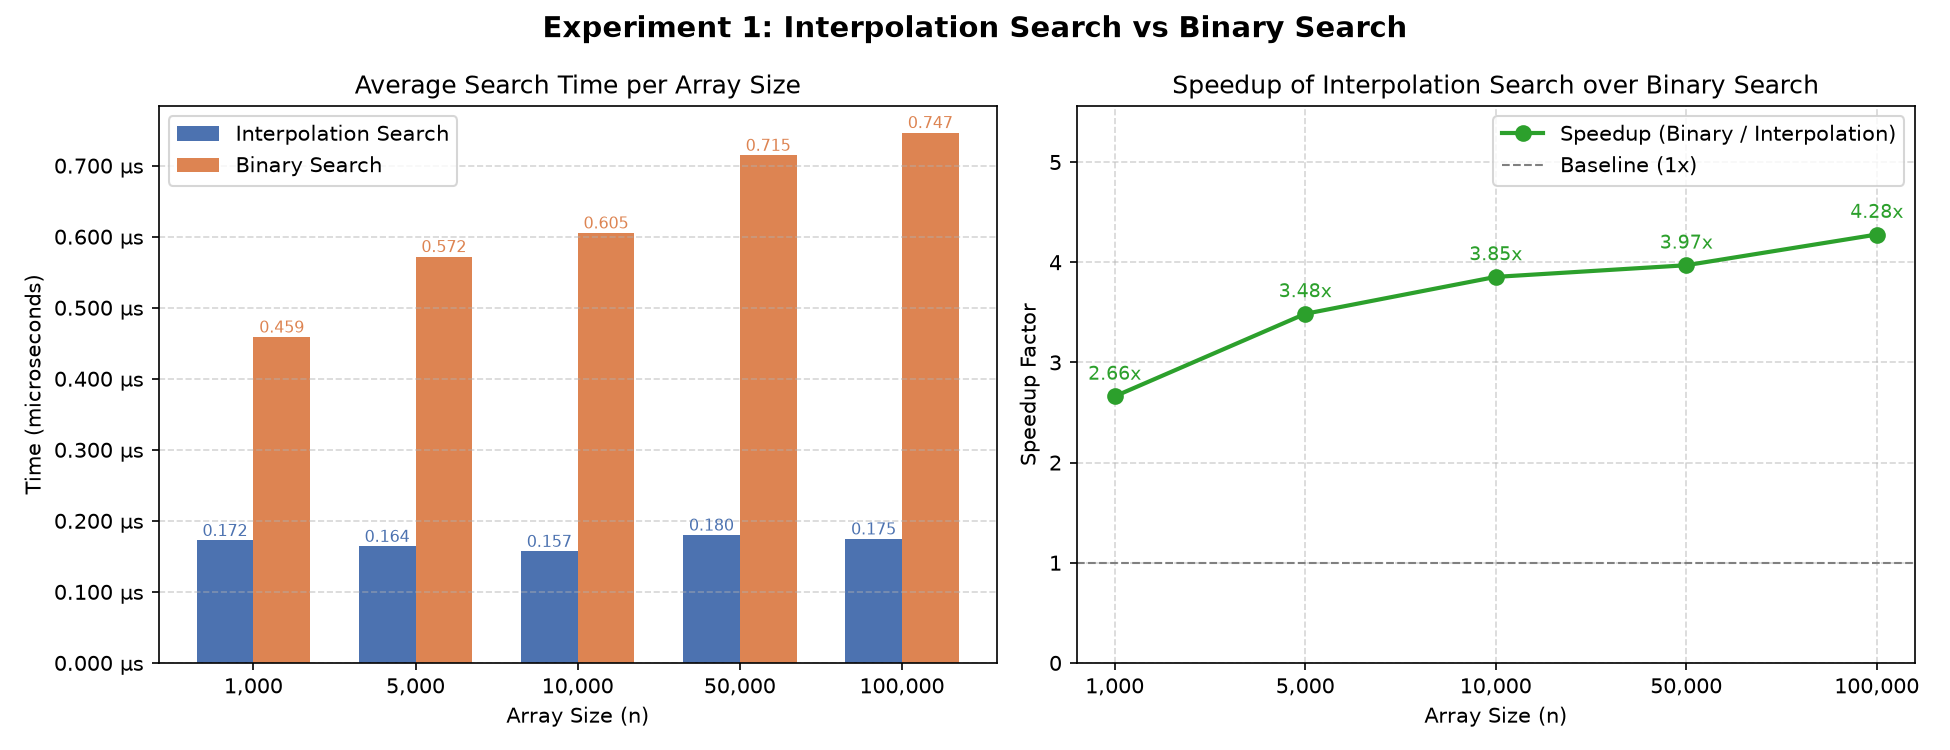

Reproduce this figure in Python.
"""
Chart generator for Experiment 1: Interpolation Search vs Binary Search
"""

import random
import time
import matplotlib.pyplot as plt
import matplotlib.ticker as ticker


def interpolation_search(arr, target):
    low, high = 0, len(arr) - 1
    while low <= high and target >= arr[low] and target <= arr[high]:
        if low == high:
            return low if arr[low] == target else -1
        if arr[high] == arr[low]:
            return low if arr[low] == target else -1
        pos = low + ((target - arr[low]) * (high - low)) // (arr[high] - arr[low])
        if arr[pos] == target:
            return pos
        if arr[pos] < target:
            low = pos + 1
        else:
            high = pos - 1
    return -1


def binary_search(arr, target):
    low, high = 0, len(arr) - 1
    while low <= high:
        mid = (low + high) // 2
        if arr[mid] == target:
            return mid
        if arr[mid] < target:
            low = mid + 1
        else:
            high = mid - 1
    return -1


def generate_uniform_sorted_array(size):
    start = random.randint(1, 1000)
    step = random.randint(1, 10)
    return [start + i * step for i in range(size)]


def measure_search_time(search_fn, arr, target, runs=100):
    total = 0.0
    for _ in range(runs):
        t = time.perf_counter()
        search_fn(arr, target)
        total += time.perf_counter() - t
    return total / runs


def collect_data():
    sizes = [1000, 5000, 10000, 50000, 100000]
    interp_times, binary_times, speedups = [], [], []

    for size in sizes:
        arr = generate_uniform_sorted_array(size)
        target = arr[size // 2]
        it = measure_search_time(interpolation_search, arr, target)
        bt = measure_search_time(binary_search, arr, target)
        interp_times.append(it * 1e6)   # convert to microseconds
        binary_times.append(bt * 1e6)
        speedups.append(bt / it if it > 0 else 0)

    return sizes, interp_times, binary_times, speedups


def plot(sizes, interp_times, binary_times, speedups):
    labels = [f"{s:,}" for s in sizes]
    x = range(len(sizes))

    fig, axes = plt.subplots(1, 2, figsize=(13, 5))
    fig.suptitle("Experiment 1: Interpolation Search vs Binary Search", fontsize=14, fontweight="bold")

    # --- Chart 1: Time comparison (grouped bar) ---
    ax1 = axes[0]
    width = 0.35
    bars1 = ax1.bar([i - width / 2 for i in x], interp_times, width, label="Interpolation Search", color="#4C72B0")
    bars2 = ax1.bar([i + width / 2 for i in x], binary_times, width, label="Binary Search", color="#DD8452")

    ax1.set_title("Average Search Time per Array Size")
    ax1.set_xlabel("Array Size (n)")
    ax1.set_ylabel("Time (microseconds)")
    ax1.set_xticks(list(x))
    ax1.set_xticklabels(labels)
    ax1.legend()
    ax1.yaxis.set_major_formatter(ticker.FormatStrFormatter("%.3f µs"))
    ax1.grid(axis="y", linestyle="--", alpha=0.5)

    for bar in bars1:
        ax1.text(bar.get_x() + bar.get_width() / 2, bar.get_height() + 0.001,
                 f"{bar.get_height():.3f}", ha="center", va="bottom", fontsize=7.5, color="#4C72B0")
    for bar in bars2:
        ax1.text(bar.get_x() + bar.get_width() / 2, bar.get_height() + 0.001,
                 f"{bar.get_height():.3f}", ha="center", va="bottom", fontsize=7.5, color="#DD8452")

    # --- Chart 2: Speedup line ---
    ax2 = axes[1]
    ax2.plot(labels, speedups, marker="o", color="#2ca02c", linewidth=2, markersize=7, label="Speedup (Binary / Interpolation)")
    ax2.axhline(y=1, color="gray", linestyle="--", linewidth=1, label="Baseline (1x)")
    for i, (lbl, s) in enumerate(zip(labels, speedups)):
        ax2.annotate(f"{s:.2f}x", (lbl, s), textcoords="offset points", xytext=(0, 8),
                     ha="center", fontsize=9, color="#2ca02c")

    ax2.set_title("Speedup of Interpolation Search over Binary Search")
    ax2.set_xlabel("Array Size (n)")
    ax2.set_ylabel("Speedup Factor")
    ax2.set_ylim(0, max(speedups) * 1.3)
    ax2.legend()
    ax2.grid(linestyle="--", alpha=0.5)

    plt.tight_layout()
    out = "experiment1_chart.png"
    plt.savefig(out, dpi=150)
    print(f"Chart saved to {out}")
    plt.show()


if __name__ == "__main__":
    random.seed(42)
    sizes, interp_times, binary_times, speedups = collect_data()
    plot(sizes, interp_times, binary_times, speedups)
